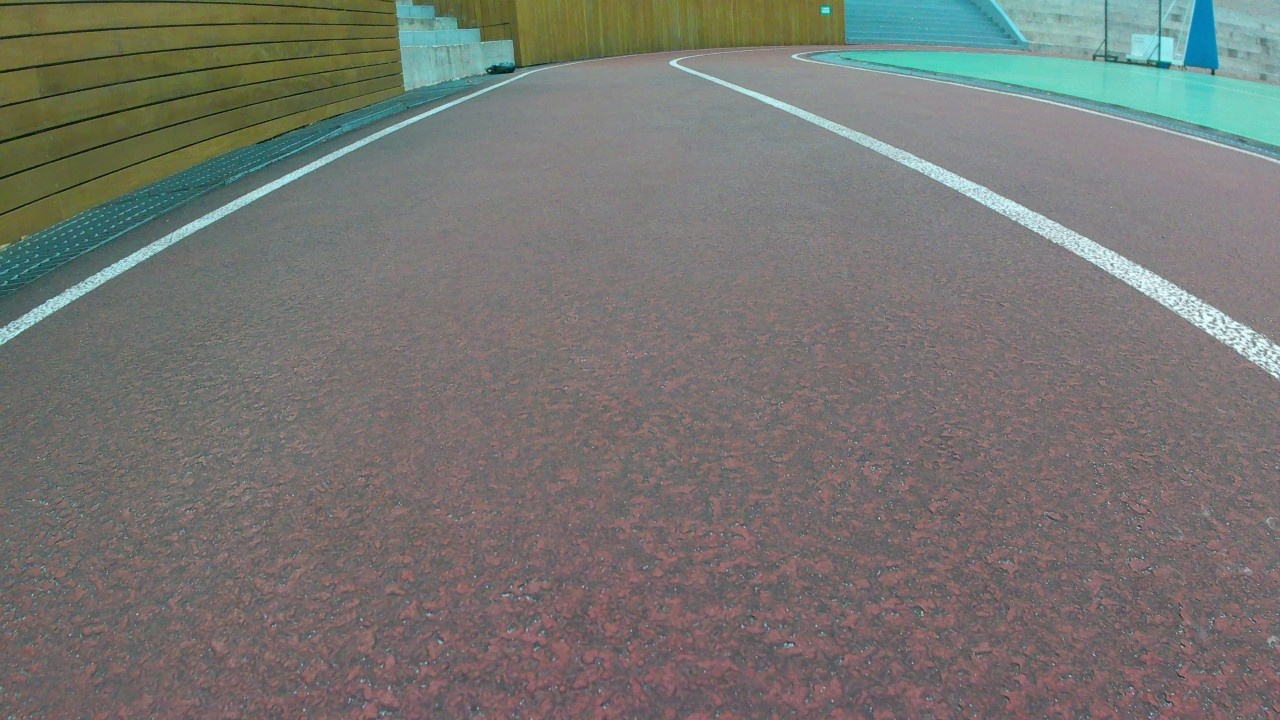
#> input picture weights/images/testimage1/1265.jpg, 1280 x 720 px; its folder holds only this picture in this run
$ python -i lane.py   (imports and definitions only)
#> lines starting #> are read from the running program, lines starting #| are printed output that depends on the picture; after the words box and inside, x2 and y2 are one past the last pixel; in counts of white or black regions, pixels touching at a corner belong together
import cv2
import numpy as np

# 변속 : 0~5
# 조향 : 0~12

# return : [변속, 조향]

LIGHTNESS_LEFT = (0,0,0)
LIGHTNESS_RIGHT = (0,0,0)

def getLane(frame):
    HEIGHT, WIDTH = frame.shape[:2]
    cv2.imshow('img2', frame)
    # cutWeights = 0

    l_frame = frame[:,:HEIGHT]
    r_frame = frame[:,WIDTH - HEIGHT:]

    setLightness(l_frame, 0)
    setLightness(r_frame, 1)

    leftData = GetLine(l_frame, 0)
    rightData = GetLine(r_frame, 1)
    # print('left :', leftData, 'right :', rightData)
    result = leftData if leftData else rightData

    if (leftData and rightData) or (not leftData and not rightData):
        result = (1,'6')
    # print('result :', result)
    return result

def GetLine(frame, position):
    WIDTH = frame.shape[1]
    check_contour = [0,0]

    lower_color = convertLightness(position)
    upper_color = (255, 255, 255)
    # print('low :', lower_color, 'upper :', upper_color)
    m_range = cv2.inRange(frame, lower_color, upper_color)
    m_result = cv2.bitwise_and(frame, frame, mask=m_range)

    contours, _ = cv2.findContours(m_range, cv2.RETR_EXTERNAL, \
                                                cv2.CHAIN_APPROX_SIMPLE)

    # get lines
    check_contour = [0, 0]
    contours_count = 0
    for cnt in contours:
        x, y, w, h = cv2.boundingRect(cnt)
        if w > 5 and h > 5 and y == 0:
            if (position == 0 and x == 0) or (position == 1 and x + w == WIDTH):
                contours_count += 1
                cv2.rectangle(m_result, (x, y), (x + w, y + h), (255, 0, 0), 3)
            # right
            if position == 1:
                if check_contour[0] == 0:
                    check_contour = (w, x)
                elif check_contour[1] > x:
                    check_contour = (w, x)
            # left
            else:
                if check_contour[0] == 0:
                    check_contour = (w, x + w)
                elif check_contour[1] < x:
                    check_contour = (w, x + w)

    cv2.circle(m_result, (check_contour[0], 50), 3, (255, 0, 255), 10)

    # 중심제어
    text = 'on line'
    steering_level = 6

    if position == 0:
        for i in range(1, 7):
            if check_contour[0] > 30 * i:
                steering_level += 1
                text = 'go right - ' + str(steering_level - 6)
    elif position == 1:
        for i in range(1, 7):
            if check_contour[0] > 30 * i:
                steering_level -= 1
                text = 'go left - ' + str(6 - steering_level)

    # cv2.putText(frame, text, (int(WIDTH / 2), 30), cv2.FONT_HERSHEY_PLAIN, 2, (0, 255, 0), 3, cv2.LINE_AA)
    cv2.imshow('img3', m_result) if position == 0 else cv2.imshow('img4', m_result)
    text = 'left - ' if position == 0 else 'right - '
    text += str(steering_level)
    # print(text)
    return False if contours_count == 0 else (1, str(steering_level))

def convertLightness(position):
    global LIGHTNESS_LEFT, LIGHTNESS_RIGHT
    # text = LIGHTNESS_LEFT if position == 0 else LIGHTNESS_RIGHT
    # print(str(position) + ' :', text)
    file = open('weights.txt', 'r')
    GB_WEIGHTS = int(float(file.readline()[:-1]))
    R_WEIGHTS = int(float(file.readline()[:-1]))
    BIAS = int(float(file.readline()))
    file.close()

    B = GB_WEIGHTS
    G = GB_WEIGHTS
    R = R_WEIGHTS
    bias = BIAS

    if position == 0:
        B += (LIGHTNESS_LEFT[0] - bias) * (LIGHTNESS_LEFT[0] - bias) / 100
        G += (LIGHTNESS_LEFT[1] - bias) * (LIGHTNESS_LEFT[1] - bias) / 100
        R += (LIGHTNESS_LEFT[2] - bias) * (LIGHTNESS_LEFT[2] - bias) / 100
        # print('LIGHTNESS_LEFT :', LIGHTNESS_LEFT)
    elif position == 1:
        B += (LIGHTNESS_RIGHT[0] - bias) * (LIGHTNESS_RIGHT[0] - bias) / 100
        G += (LIGHTNESS_RIGHT[1] - bias) * (LIGHTNESS_RIGHT[1] - bias) / 100
        R += (LIGHTNESS_RIGHT[2] - bias) * (LIGHTNESS_RIGHT[2] - bias) / 100
        # print('LIGHTNESS_RIGHT :', LIGHTNESS_RIGHT)
    return B, G, R

def setLightness(frame, position):
    global LIGHTNESS_LEFT, LIGHTNESS_RIGHT
    if position == 0:
        LIGHTNESS_LEFT = cv2.mean(frame)
        # print('left light :', LIGHTNESS_LEFT)
    elif position == 1:
        LIGHTNESS_RIGHT = cv2.mean(frame)
        # print('right light :', LIGHTNESS_RIGHT)
    return

>>> import cv2
>>> picture = cv2.imread('images/testimage1/1265.jpg')
#> picture is the input picture: shape (720, 1280, 3); mean B, G, R 113.4, 117.4, 118.2
>>> result = getLane(picture)
#> in getLane, `l_frame = frame[:,:HEIGHT]`:
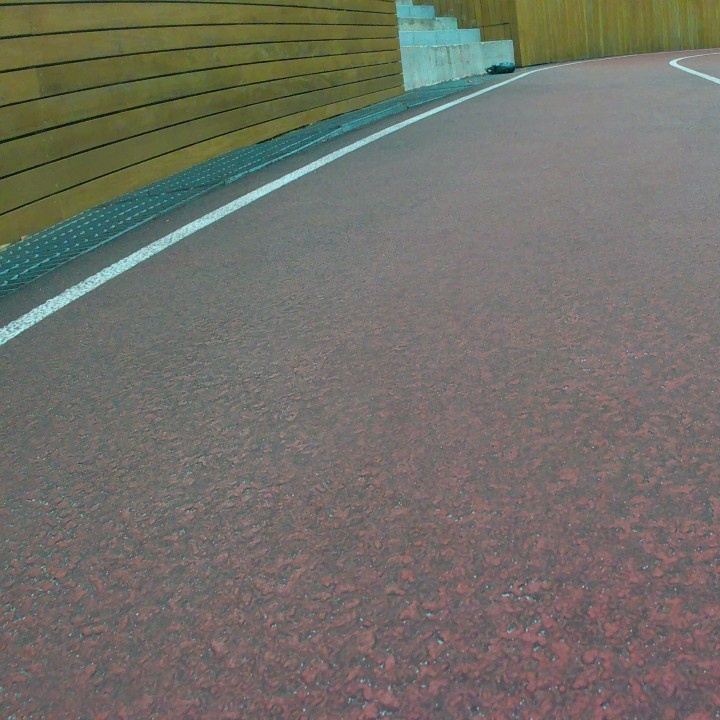
#> l_frame: shape (720, 720, 3); mean B, G, R 103.8, 111.3, 113.7
#> in getLane, `r_frame = frame[:,WIDTH - HEIGHT:]`:
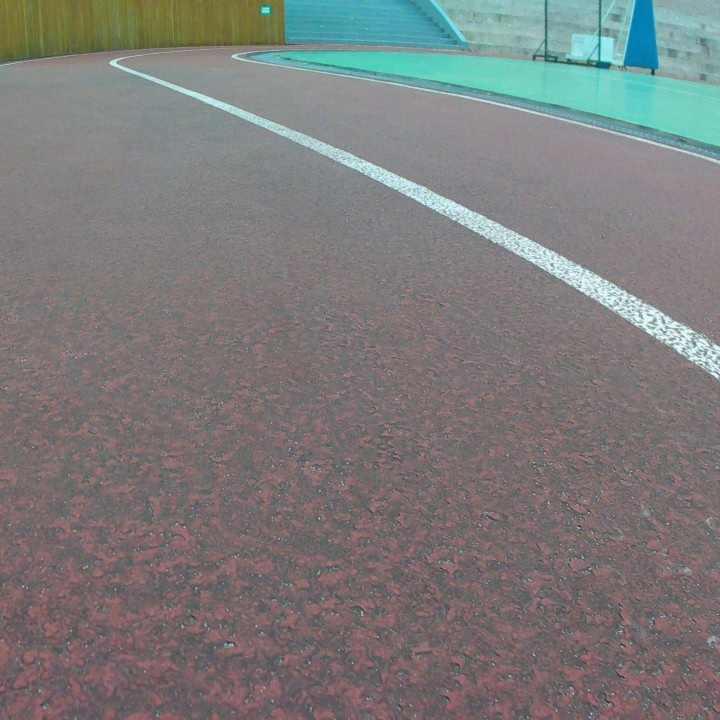
#> r_frame: shape (720, 720, 3); mean B, G, R 122.6, 123, 124.1
#> in setLightness, `LIGHTNESS_LEFT = cv2.mean(frame)`: LIGHTNESS_LEFT = (103.8, 111.3, 113.7, 0)
#> (reads weights/weights.txt from the repository)
#> in convertLightness, `B += (LIGHTNESS_LEFT[0] - bias) * (LIGHTNESS_LEFT[0] - bias) / 100`: B = 125.8
#> in convertLightness, `G += (LIGHTNESS_LEFT[1] - bias) * (LIGHTNESS_LEFT[1] - bias) / 100`: G = 141.8
#> in convertLightness, `R += (LIGHTNESS_LEFT[2] - bias) * (LIGHTNESS_LEFT[2] - bias) / 100`: R = 111.2
#> in GetLine, `lower_color = convertLightness(position)`: lower_color = (125.8, 141.8, 111.2)
#> in GetLine, `m_range = cv2.inRange(frame, lower_color, upper_color)`:
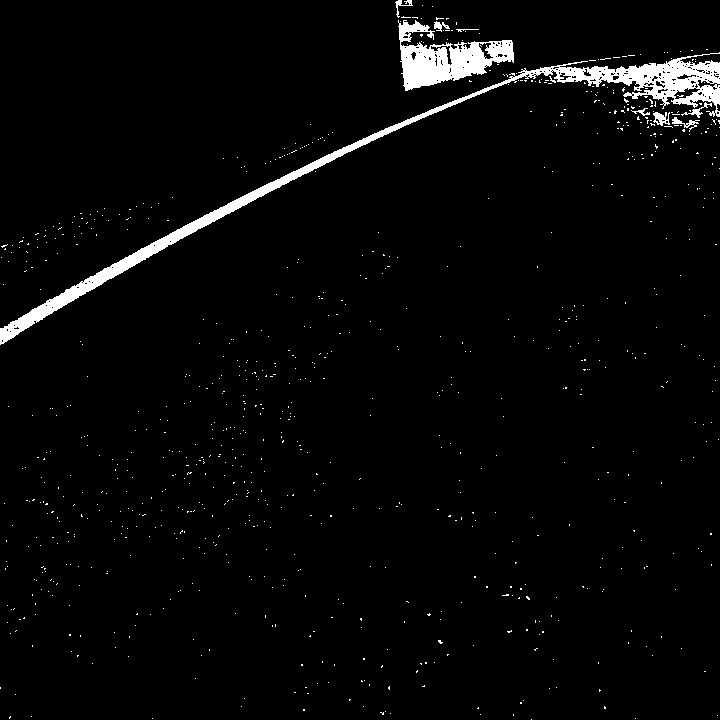
#> m_range: shape (720, 720); 2.9% white; 868 white regions (859 under 20 px)
#> in GetLine, `contours, _ = cv2.findContours(m_range, cv2.RETR_EXTERNAL, \ cv2.CHAIN..`: contours = 865 contours, 857 with area under 20; largest, box (x1, y1, x2, y2) and area: (0, 52, 720, 345) 8854, (398, 20, 514, 91) 3862, (653, 112, 670, 126) 118, (672, 117, 700, 132) 73, (681, 102, 712, 118) 60, (434, 21, 450, 32) 54, (395, 0, 413, 18) 48, (631, 108, 650, 116) 26
#> the loop in GetLine, `for cnt in contours:` made 865 passes
#> (x, y, w, h, check_contour) on pass 865: (395, 0, 18, 18, (18, 413))
#> (x, y, w, h) on passes 1, 2, 3, 4, 6, 8: (531, 719, 1, 1), (635, 718, 1, 1), (152, 718, 1, 1), (31, 716, 1, 1), (717, 715, 1, 1), (480, 714, 1, 1)
#> after the loop in GetLine, `for cnt in contours:`: contours_count = 0
#> in GetLine, `cv2.circle(m_result, (check_contour[0], 50), 3, (255, 0, 255), 10)`:
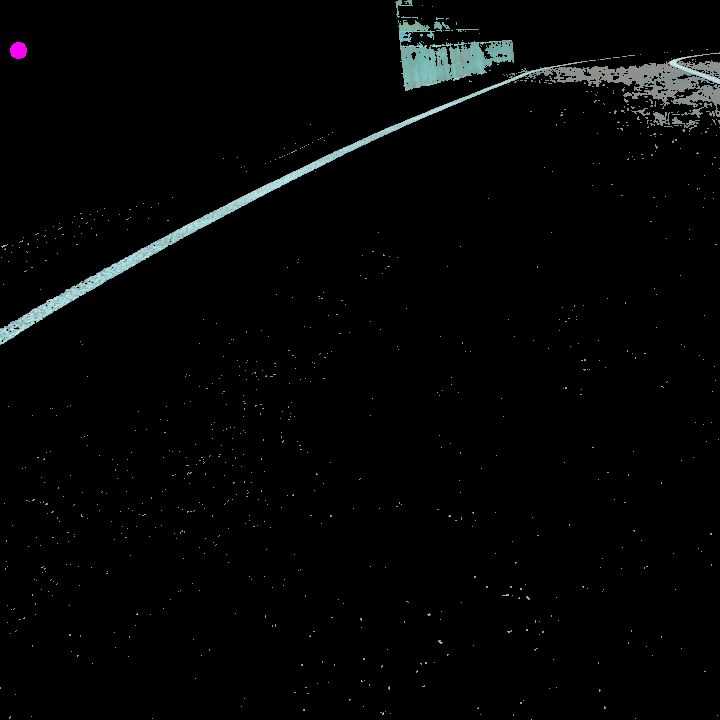
#> m_result: shape (720, 720, 3); mean B, G, R 5.1, 5.1, 4.3
#> after the loop in GetLine, `for i in range(1, 7):`: steering_level = 6
#> in GetLine, `text += str(steering_level)`: text = 'left - 6'
#> in getLane, `leftData = GetLine(l_frame, 0)`: leftData = False
#> call 2 of GetLine, with position = 1
#> in GetLine (call 2), `lower_color = convertLightness(position)`: lower_color = (168.2, 169.4, 136)
#> in GetLine (call 2), `m_range = cv2.inRange(frame, lower_color, upper_color)`: m_range: shape (720, 720); 3.7% white; 281 white regions (263 under 20 px)
#> in GetLine (call 2), `m_result = cv2.bitwise_and(frame, frame, mask=m_range)`:
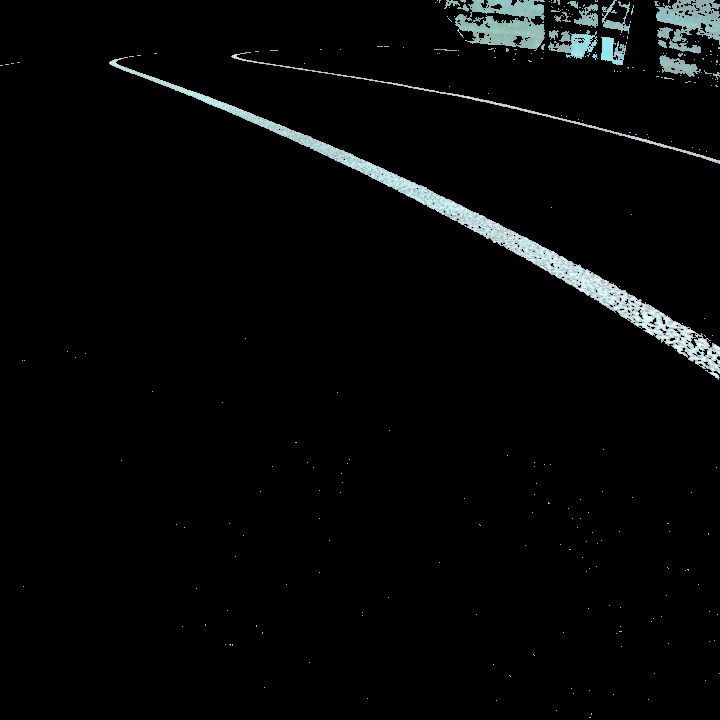
#> m_result: shape (720, 720, 3); mean B, G, R 7.5, 7.5, 6.3
#> in GetLine (call 2), `contours, _ = cv2.findContours(m_range, cv2.RETR_EXTERNAL, \ cv2.CHAIN..`: contours = 281 contours, 267 with area under 20; largest, box (x1, y1, x2, y2) and area: (109, 57, 720, 380) 9593, (455, 0, 545, 51) 3195, (656, 0, 720, 54) 1974, (548, 30, 598, 59) 666, (231, 52, 720, 164) 610
#> the loop in GetLine (call 2), `for cnt in contours:` made 281 passes
#> (x, y, w, h, contours_count, check_contour) on pass 270: (656, 0, 64, 54, 1, (64, 656))
#> (x, y, w, h, check_contour) on passes 272, 277, 279: (602, 0, 28, 34, (28, 602)), (455, 0, 90, 51, (90, 455)), (444, 0, 16, 9, (16, 444))
#> after the loop in GetLine (call 2), `for cnt in contours:`:
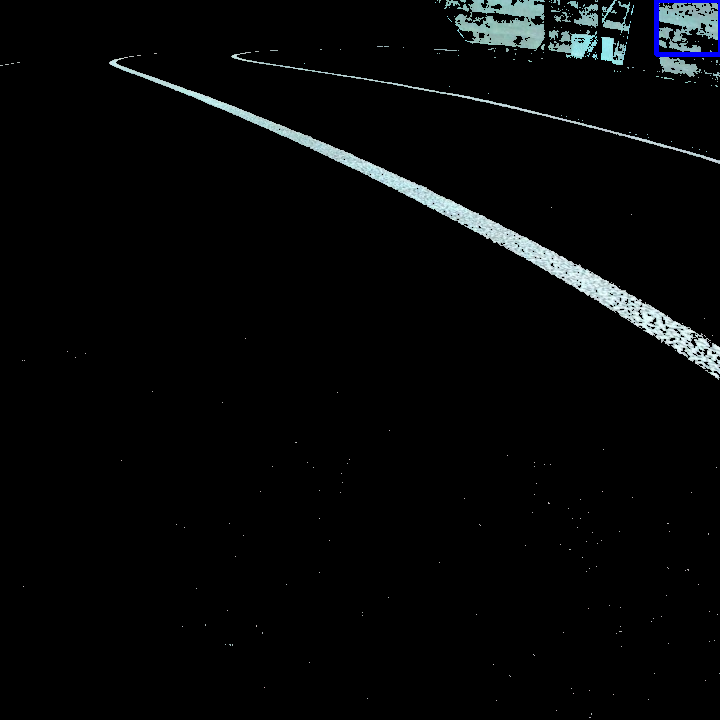
#> m_result: shape (720, 720, 3); 0.17% of pixels changed, all inside (x1, y1, x2, y2) = (654, 0, 720, 57)
#> after the loop in GetLine (call 2), `for cnt in contours:`: contours_count = 1
#> in GetLine (call 2), `cv2.circle(m_result, (check_contour[0], 50), 3, (255, 0, 255), 10)`:
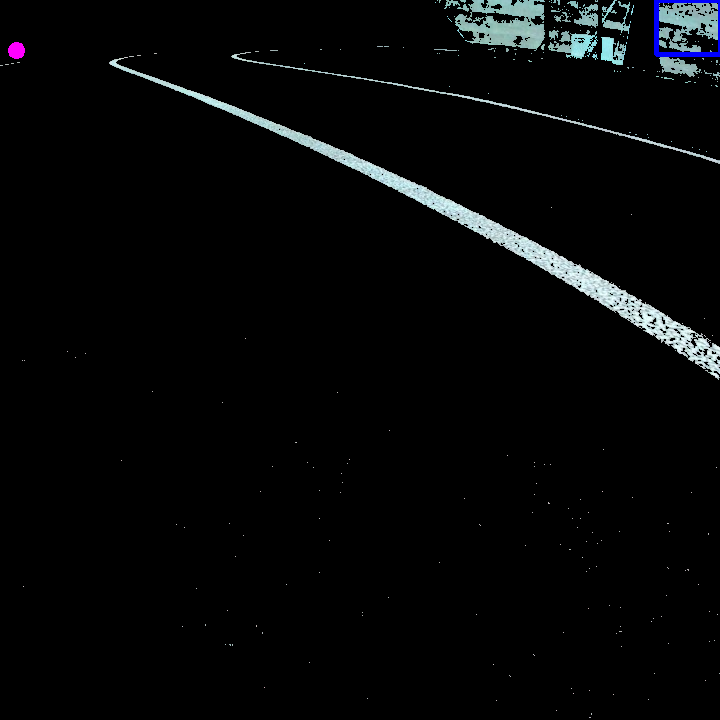
#> m_result: shape (720, 720, 3); 0.04% of pixels changed, all inside (x1, y1, x2, y2) = (8, 42, 25, 59)
#> after the loop in GetLine (call 2), `for i in range(1, 7):`: steering_level = 6
#> in GetLine (call 2), `text += str(steering_level)`: text = 'right - 6'
#> in getLane, `rightData = GetLine(r_frame, 1)`: rightData = (1, '6')
#> result = (1, '6')
